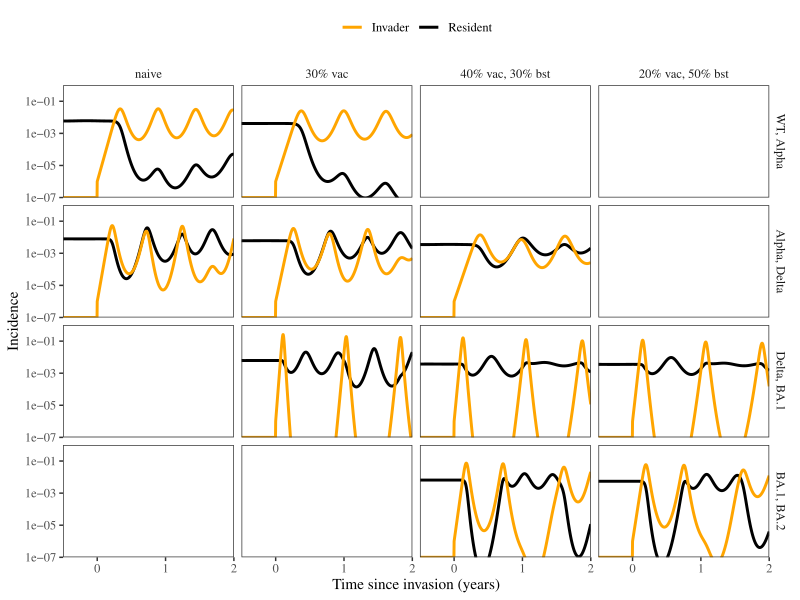

The script that saved this image:
library(tidyr)
library(dplyr)
library(ggplot2); theme_set(theme_bw(base_family="Times"))
library(egg)

load("../simulate_covid/simulate_covid_intro_endemic.rda")
load("../simulate_covid/simulate_covid_intro_endemic_vacc.rda")

summfun <- function(x, s1="WT", s2="Alpha", vacc="naive") {
	x %>%
		as.data.frame %>%
		mutate(
			time=1:n()
		) %>%
		rename(
			resident=imat.1,
			invader=imat.2
		) %>%
		mutate(
			variant=paste0(s1, ", ", s2),
			vacc=vacc
		)
}

alldata <- list(
	summfun(simulate_covid_wt_alpha),
	summfun(simulate_covid_wt_alpha_vacc, vacc="30% vac"),
	summfun(simulate_covid_alpha_delta, s1="Alpha", s2="Delta", vacc="naive"),
	summfun(simulate_covid_alpha_delta_vacc, s1="Alpha", s2="Delta", vacc="30% vac"),
	summfun(simulate_covid_alpha_delta_boos, s1="Alpha", s2="Delta", vacc="40% vac, 30% bst"),
	summfun(simulate_covid_delta_BA1_vacc, s1="Delta", s2="BA.1", vacc="30% vac"),
	summfun(simulate_covid_delta_BA1_boos, s1="Delta", s2="BA.1", vacc="40% vac, 30% bst"),
	summfun(simulate_covid_delta_BA1_more, s1="Delta", s2="BA.1", vacc="20% vac, 50% bst"),
	summfun(simulate_covid_BA1_BA2_boos, s1="BA.1", s2="BA.2", vacc="40% vac, 30% bst"),
	summfun(simulate_covid_BA1_BA2_more, s1="BA.1", s2="BA.2", vacc="20% vac, 50% bst")
) %>%
	bind_rows %>%
	mutate(
		variant=factor(variant, levels=c("WT, Alpha", "Alpha, Delta", "Delta, BA.1", "BA.1, BA.2")),
		vacc=factor(vacc, levels=c("naive", "30% vac", "40% vac, 30% bst", "20% vac, 50% bst"))
	)

g1 <- ggplot(alldata) +
	geom_line(aes(time/365-50, resident, col="Resident"), lwd=1) +
	geom_line(aes(time/365-50, invader, col="Invader"), lwd=1) +
	scale_x_continuous("Time since invasion (years)", limits=c(49.5, 52)-50, breaks=0:5, expand=c(0, 0)) +
	scale_y_log10("Incidence", expand=c(0, 0)) +
	coord_cartesian(ylim=c(1e-7, 1)) +
	facet_grid(variant~vacc) +
	scale_color_manual(values=c("orange", "black")) +
	theme(
		panel.grid = element_blank(),
		strip.background = element_blank(),
		legend.position = "top",
		legend.title = element_blank()
	)

ggsave("figure_covid_intro_all.pdf", g1, width=8, height=6)
